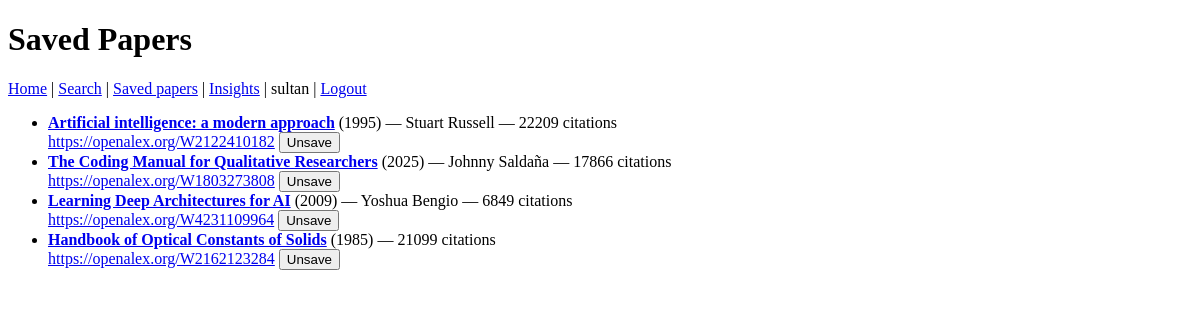
The page /saved/ (signed in) on the database as committed earlier.
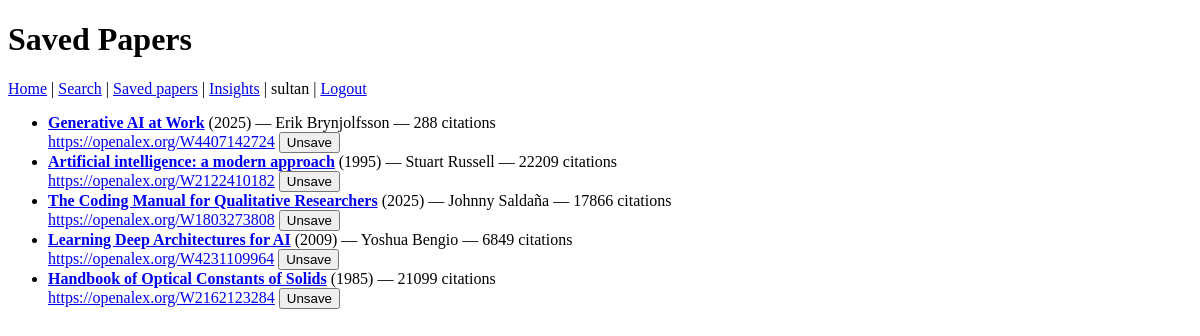
The same page on the database as committed later.
### papers/models.py (models this page shows, shortened)
class SavedPaper(models.Model):
    user = models.ForeignKey(
        settings.AUTH_USER_MODEL,
        on_delete=models.CASCADE,
        null=True,
        blank=True,
    )
    title = models.CharField(max_length=500)
    openalex_id = models.CharField(max_length=100)
    first_author = models.CharField(max_length=255, blank=True, null=True)
    publication_year = models.IntegerField(blank=True, null=True)
    cited_by_count = models.IntegerField(default=0)
    saved_at = models.DateTimeField(auto_now_add=True)
    class Meta:
        unique_together = [["user", "openalex_id"]]

### papers/views.py (the view)
# urls.py: path("saved/", views.saved_view, name="saved"),
@login_required
def saved_view(request):
    papers = list(SavedPaper.objects.filter(user=request.user).order_by("-saved_at"))
    for p in papers:
        p.openalex_short_id = _openalex_short_id(p.openalex_id)
    return render(request, "papers/saved.html", {"papers": papers})

### papers/views.py (called while the page is built)
def _openalex_short_id(url):
    if not url:
        return ""
    return url.rstrip("/").split("/")[-1]

### papers/templates/papers/saved.html (shortened to what this page needs)
<!DOCTYPE html>
<html lang="en">
<head>
</head>
<body>
    <h1>Saved Papers</h1>
    {% include "papers/base_nav.html" %}
    {% if papers %}
        <ul>
            {% for paper in papers %}
            <li>
                {% if paper.openalex_short_id %}
                <strong><a href="{% url 'paper_detail' openalex_id=paper.openalex_short_id %}">{{ paper.title }}</a></strong>
                {% else %}
                <strong>{{ paper.title }}</strong>
                {% endif %}
                {% if paper.publication_year %}({{ paper.publication_year }}){% endif %}
                {% if paper.first_author %}— {{ paper.first_author }}{% endif %}
                — {{ paper.cited_by_count }} citations
                {% if paper.openalex_id %}
                    <br><a href="{{ paper.openalex_id }}" target="_blank" rel="noopener">{{ paper.openalex_id }}</a>
                {% endif %}
                <form action="{% url 'unsave_paper' %}?next={% url 'saved' %}" method="post" style="display: inline;">
                    <button type="submit">Unsave</button>
                </form>
            </li>
            {% endfor %}
        </ul>
    {% else %}
        <p>No saved papers yet. Search and save papers to see them here.</p>
    {% endif %}
</body>
</html>

### papers/templates/papers/base_nav.html
<nav style="white-space: nowrap;">
    <a href="{% url 'home' %}">Home</a> |
    <a href="{% url 'search' %}">Search</a> |
    <a href="{% url 'saved' %}">Saved papers</a> |
    {% if user.is_authenticated %}
        <a href="{% url 'insights' %}">Insights</a> |
        {{ user.username }} |
        <a href="{% url 'logout' %}">Logout</a>
    {% else %}
        <a href="{% url 'register' %}">Register</a> |
        <a href="{% url 'login' %}">Login</a>
    {% endif %}
</nav>

Rows that differ between the two databases and show on the page:
added SavedPaper: title "Generative AI at Work", publication_year "2025", first_author "Erik Brynjolfsson", cited_by_count "288", openalex_id "https://openalex.org/W4407142724"
